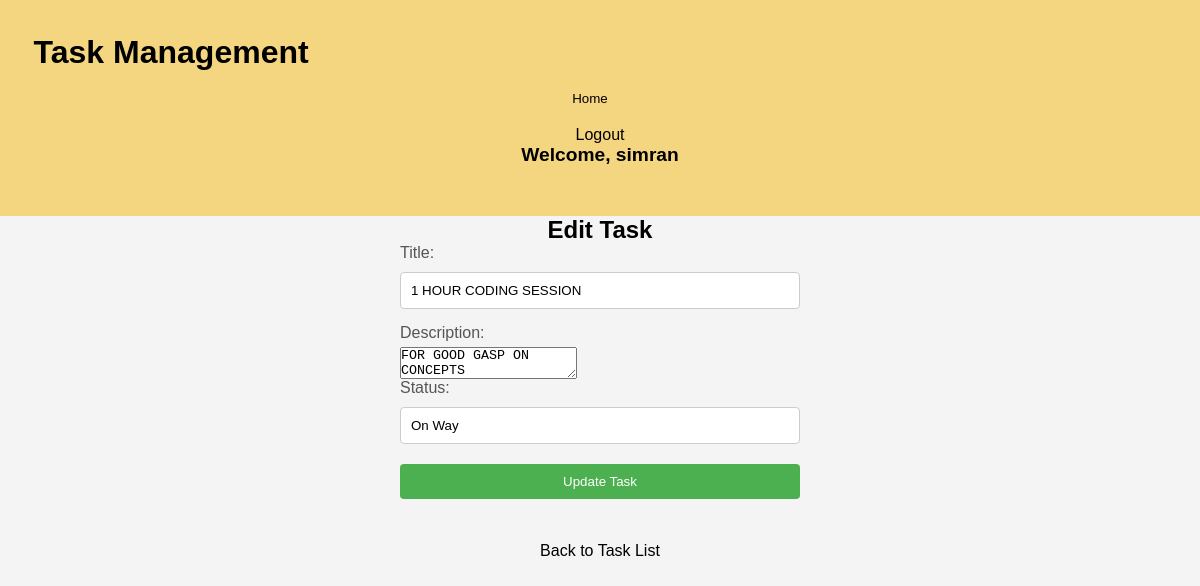
Screenshot of /edit.php?id=13 (signed in) with the database file from the repository.
### tables this page shows
CREATE TABLE `users` (
  `id` int(11) NOT NULL,
  `admin` tinyint(4) NOT NULL,
  `username` varchar(255) NOT NULL,
  `email` varchar(250) NOT NULL,
  `password` varchar(255) NOT NULL,
  `Created_at` timestamp NOT NULL DEFAULT current_timestamp()
);

CREATE TABLE `tasks` (
  `id` int(11) NOT NULL,
  `user_id` int(11) NOT NULL,
  `title` varchar(255) NOT NULL,
  `description` text DEFAULT NULL,
  `status` varchar(20) DEFAULT 'Pending',
  `created_at` timestamp NOT NULL DEFAULT current_timestamp(),
  `updated_at` timestamp NOT NULL DEFAULT current_timestamp() ON UPDATE current_timestamp()
);

### edit.php (the view, shortened to what this page needs)
<?php
include 'connect.php';
require_once('header.php');
if (isset($_GET['id'])) {
    $task_id = $_GET['id'];
    $user_id = $_SESSION['user_id'];
    $check_sql = "SELECT * FROM tasks WHERE id = '$task_id' AND user_id = '$user_id'";
    $check_result = $conn->query($check_sql);
    if ($check_result->num_rows > 0) {
    $row = $check_result->fetch_assoc();
        $title = $row['title'];
        $description = $row['description'];
        $status = $row['status'];
    } else {
        echo "Unauthorized access to this task.";
        exit;
    }
} else {
    echo "Task ID not provided.";
    exit;
}
?>
<!DOCTYPE html>
<html lang="en">
<head>
</head>
<body>
    <h2>Edit Task</h2>
    <form method="post" action="">
        <label for="title">Title:</label>
        <input type="text" id="title" name="title" value="<?php echo $title; ?>" required>
        <br>
        <label for="description">Description:</label>
        <textarea id="description" name="description"><?php echo $description; ?></textarea>
        <br>
        <label for="status">Status:</label>
        <input type="text" id="status" name="status" value="<?php echo $status; ?>">
        <br>
        <input type="submit" value="Update Task">
    </form>
    <br>
    <a href="index.php">Back to Task List</a>
</body>
</html>

### header.php
<link rel="stylesheet" href="Stylesheet/styler.css">
<header>
    <h1>Task Management </h1>
    <div id="Navigator">
        <nav>
            <ul>
                <li><button id="Page1"><a href="index.php">Home</a></button></li>
                <li>
                    <?php
                    if (isset($_SESSION['user_id'])) {
                        echo '<a href="logout.php">Logout</a>';
                    }
                    ?>
                </li>
            </ul>
        </nav>
    </div>
    <div id="user_detail">
        <table>
            <thead>
                <tr>
                    <?php
                    if (isset($_SESSION['user_id'])) {
                        $user_id = $_SESSION['user_id'];
                        $user_query = "SELECT * FROM users WHERE id = '$user_id'";
                        $user_result = $conn->query($user_query);
                        if ($user_result->num_rows > 0) {
                            $user_data = $user_result->fetch_assoc();
                            echo '<strong style="font-size: 1.2em;">Welcome, ' . $user_data['username'] . '</strong>';
                        }
                    }
                    ?>
                </tr>
            </thead>
        </table>
    </div>
</header>

### styler.css (style rules this page uses)
* { padding: 0; margin: 0; box-sizing: border-box; }
body { font-family: 'Arial', sans-serif; background-color: #f4f4f4; margin: 0; padding: 0; display: flex; flex-direction: column; align-items: center; }
header { background-color: rgba(245, 197, 65, 0.644); color: #000; padding: 10px; text-align: center; width: 100%; }
header h1 { text-align: left; margin-left: 2%; margin-top: 2%; }
nav ul { list-style: none; padding: 0%; text-align: center; }
nav li { text-decoration: none; display: inline; margin-right: 20px; }
nav a { color: black; text-decoration: none; }
nav li button { padding: 10px 20px; border: none; background-color: transparent; cursor: pointer; transition: transform 0.2s ease-in-out; }
table { width: 80%; margin: 20px auto; border-collapse: collapse; }
button { background-color: #5b7dd3; color: #fff; padding: 10px; border: none; border-radius: 5px; cursor: pointer; text-decoration: none; display: inline-block; }
form { width: 100%; max-width: 400px; margin: 0 auto; }
label { display: block; margin-bottom: 5px; color: #555; }
input { width: 100%; padding: 10px; box-sizing: border-box; border: 1px solid #ccc; border-radius: 4px; margin-top: 5px; margin-bottom: 15px; }
input[type="submit"] { background-color: #4caf50; color: #fff; padding: 10px; border: none; border-radius: 4px; cursor: pointer; }
a { color: #000000; text-decoration: none; display: block; margin-top: 10px; }

### rows the page displays
users: username "simran"
tasks: title "1 HOUR CODING SESSION", description "FOR GOOD GASP ON CONCEPTS", status "On Way"
